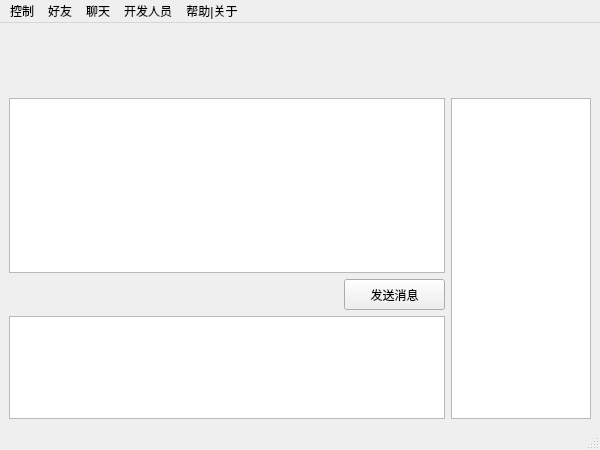
<?xml version="1.0" encoding="UTF-8"?>
<ui version="4.0">
 <class>MainWidget</class>
 <widget class="QMainWindow" name="MainWidget">
  <property name="geometry">
   <rect>
    <x>0</x>
    <y>0</y>
    <width>600</width>
    <height>450</height>
   </rect>
  </property>
  <property name="windowTitle">
   <string>MainWindow</string>
  </property>
  <widget class="QWidget" name="centralwidget">
   <layout class="QVBoxLayout" name="verticalLayout_2">
    <item>
     <layout class="QHBoxLayout" name="horizontalLayout_3">
      <item>
       <widget class="QLabel" name="MyLogo">
        <property name="minimumSize">
         <size>
          <width>60</width>
          <height>60</height>
         </size>
        </property>
        <property name="maximumSize">
         <size>
          <width>60</width>
          <height>60</height>
         </size>
        </property>
        <property name="text">
         <string/>
        </property>
       </widget>
      </item>
      <item>
       <widget class="QLabel" name="LMyName">
        <property name="text">
         <string/>
        </property>
       </widget>
      </item>
      <item>
       <spacer name="horizontalSpacer_2">
        <property name="orientation">
         <enum>Qt::Horizontal</enum>
        </property>
        <property name="sizeHint" stdset="0">
         <size>
          <width>40</width>
          <height>20</height>
         </size>
        </property>
       </spacer>
      </item>
     </layout>
    </item>
    <item>
     <layout class="QHBoxLayout" name="horizontalLayout_2">
      <item>
       <layout class="QVBoxLayout" name="verticalLayout">
        <item>
         <widget class="QTextBrowser" name="MsgArea"/>
        </item>
        <item>
         <layout class="QHBoxLayout" name="horizontalLayout">
          <item>
           <spacer name="horizontalSpacer">
            <property name="orientation">
             <enum>Qt::Horizontal</enum>
            </property>
            <property name="sizeHint" stdset="0">
             <size>
              <width>40</width>
              <height>20</height>
             </size>
            </property>
           </spacer>
          </item>
          <item>
           <widget class="QPushButton" name="DoSend">
            <property name="minimumSize">
             <size>
              <width>101</width>
              <height>31</height>
             </size>
            </property>
            <property name="maximumSize">
             <size>
              <width>101</width>
              <height>31</height>
             </size>
            </property>
            <property name="text">
             <string>发送消息</string>
            </property>
           </widget>
          </item>
         </layout>
        </item>
        <item>
         <widget class="QTextEdit" name="MsgEdit">
          <property name="maximumSize">
           <size>
            <width>16777215</width>
            <height>120</height>
           </size>
          </property>
         </widget>
        </item>
       </layout>
      </item>
      <item>
       <widget class="QListWidget" name="UListWidget">
        <property name="minimumSize">
         <size>
          <width>140</width>
          <height>0</height>
         </size>
        </property>
        <property name="maximumSize">
         <size>
          <width>140</width>
          <height>16777215</height>
         </size>
        </property>
       </widget>
      </item>
     </layout>
    </item>
   </layout>
  </widget>
  <widget class="QMenuBar" name="menubar">
   <property name="geometry">
    <rect>
     <x>0</x>
     <y>0</y>
     <width>600</width>
     <height>25</height>
    </rect>
   </property>
   <widget class="QMenu" name="menu">
    <property name="title">
     <string>控制</string>
    </property>
    <addaction name="ActMinSize"/>
    <addaction name="ActTray"/>
    <addaction name="separator"/>
    <addaction name="ActQuit"/>
   </widget>
   <widget class="QMenu" name="menu_2">
    <property name="title">
     <string>好友</string>
    </property>
    <addaction name="ActRefresh"/>
    <addaction name="ActChat"/>
    <addaction name="separator"/>
    <addaction name="ActUserInfo"/>
   </widget>
   <widget class="QMenu" name="menu_3">
    <property name="title">
     <string>聊天</string>
    </property>
    <addaction name="ActSend"/>
    <addaction name="ActClear"/>
   </widget>
   <widget class="QMenu" name="menu_4">
    <property name="title">
     <string>开发人员</string>
    </property>
    <addaction name="ActDebugOut"/>
    <addaction name="ActOptionFile"/>
    <addaction name="separator"/>
    <addaction name="ActSource"/>
    <addaction name="ActProtocol"/>
    <addaction name="ActDevBBS"/>
   </widget>
   <widget class="QMenu" name="menu_5">
    <property name="title">
     <string>帮助|关于</string>
    </property>
    <addaction name="ActAbout"/>
    <addaction name="ActMember"/>
    <addaction name="ActABoutQt"/>
    <addaction name="ActVer"/>
    <addaction name="separator"/>
    <addaction name="ActJyboxIndex"/>
    <addaction name="ActCheckNew"/>
    <addaction name="ActUserBBS"/>
   </widget>
   <addaction name="menu"/>
   <addaction name="menu_2"/>
   <addaction name="menu_3"/>
   <addaction name="menu_4"/>
   <addaction name="menu_5"/>
  </widget>
  <widget class="QStatusBar" name="statusbar"/>
  <action name="ActMinSize">
   <property name="text">
    <string>最小化</string>
   </property>
   <property name="iconVisibleInMenu">
    <bool>false</bool>
   </property>
  </action>
  <action name="ActTray">
   <property name="text">
    <string>隐藏到任务栏</string>
   </property>
   <property name="toolTip">
    <string>隐藏到通知区域</string>
   </property>
  </action>
  <action name="ActQuit">
   <property name="text">
    <string>退出</string>
   </property>
  </action>
  <action name="ActRefresh">
   <property name="text">
    <string>刷新在线列表</string>
   </property>
  </action>
  <action name="ActChat">
   <property name="text">
    <string>打开私聊窗口</string>
   </property>
  </action>
  <action name="ActUserInfo">
   <property name="text">
    <string>查看选中好友的资料</string>
   </property>
  </action>
  <action name="ActSend">
   <property name="text">
    <string>发送消息</string>
   </property>
  </action>
  <action name="ActClear">
   <property name="text">
    <string>清屏</string>
   </property>
  </action>
  <action name="ActDebugOut">
   <property name="text">
    <string>打开调试输出</string>
   </property>
  </action>
  <action name="ActOptionFile">
   <property name="text">
    <string>配置文件</string>
   </property>
  </action>
  <action name="ActSource">
   <property name="icon">
    <iconset resource="res.qrc">
     <normaloff>:/Act/images/web.png</normaloff>:/Act/images/web.png</iconset>
   </property>
   <property name="text">
    <string>项目开发主页(源代码)</string>
   </property>
   <property name="iconVisibleInMenu">
    <bool>true</bool>
   </property>
  </action>
  <action name="ActProtocol">
   <property name="icon">
    <iconset resource="res.qrc">
     <normaloff>:/Act/images/web.png</normaloff>:/Act/images/web.png</iconset>
   </property>
   <property name="text">
    <string>0.1版通讯协议</string>
   </property>
   <property name="iconVisibleInMenu">
    <bool>true</bool>
   </property>
  </action>
  <action name="ActDevBBS">
   <property name="icon">
    <iconset resource="res.qrc">
     <normaloff>:/Act/images/web.png</normaloff>:/Act/images/web.png</iconset>
   </property>
   <property name="text">
    <string>开发人员论坛</string>
   </property>
   <property name="iconVisibleInMenu">
    <bool>true</bool>
   </property>
  </action>
  <action name="ActAbout">
   <property name="icon">
    <iconset resource="res.qrc">
     <normaloff>:/Act/images/web.png</normaloff>:/Act/images/web.png</iconset>
   </property>
   <property name="text">
    <string>零毫秒是什么？</string>
   </property>
   <property name="iconVisibleInMenu">
    <bool>true</bool>
   </property>
  </action>
  <action name="ActMember">
   <property name="text">
    <string>合作开发人员名单</string>
   </property>
  </action>
  <action name="ActABoutQt">
   <property name="text">
    <string>感谢Qt</string>
   </property>
  </action>
  <action name="ActVer">
   <property name="text">
    <string>版本信息</string>
   </property>
  </action>
  <action name="ActJyboxIndex">
   <property name="icon">
    <iconset resource="res.qrc">
     <normaloff>:/Act/images/web.png</normaloff>:/Act/images/web.png</iconset>
   </property>
   <property name="text">
    <string>精英盒子主页</string>
   </property>
   <property name="iconVisibleInMenu">
    <bool>true</bool>
   </property>
  </action>
  <action name="ActCheckNew">
   <property name="icon">
    <iconset resource="res.qrc">
     <normaloff>:/Act/images/web.png</normaloff>:/Act/images/web.png</iconset>
   </property>
   <property name="text">
    <string>检查新版本</string>
   </property>
   <property name="iconVisibleInMenu">
    <bool>true</bool>
   </property>
  </action>
  <action name="ActUserBBS">
   <property name="icon">
    <iconset resource="res.qrc">
     <normaloff>:/Act/images/web.png</normaloff>:/Act/images/web.png</iconset>
   </property>
   <property name="text">
    <string>用户论坛</string>
   </property>
   <property name="iconVisibleInMenu">
    <bool>true</bool>
   </property>
  </action>
 </widget>
 <resources>
  <include location="res.qrc"/>
 </resources>
 <connections>
  <connection>
   <sender>ActMinSize</sender>
   <signal>triggered()</signal>
   <receiver>MainWidget</receiver>
   <slot>showMinimized()</slot>
   <hints>
    <hint type="sourcelabel">
     <x>-1</x>
     <y>-1</y>
    </hint>
    <hint type="destinationlabel">
     <x>299</x>
     <y>224</y>
    </hint>
   </hints>
  </connection>
  <connection>
   <sender>ActUserBBS</sender>
   <signal>triggered()</signal>
   <receiver>ActDevBBS</receiver>
   <slot>trigger()</slot>
   <hints>
    <hint type="sourcelabel">
     <x>-1</x>
     <y>-1</y>
    </hint>
    <hint type="destinationlabel">
     <x>-1</x>
     <y>-1</y>
    </hint>
   </hints>
  </connection>
 </connections>
</ui>
